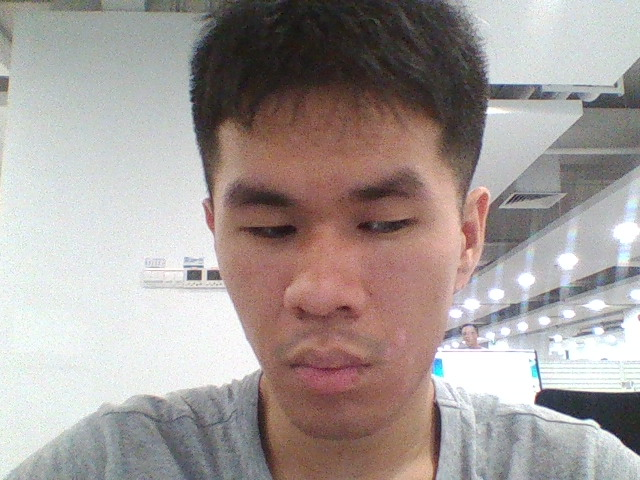
//> input picture media/opencv/brightness/test.jpg, 640 x 480 px
$ ./main   (built with g++ and OpenCV 4)
//> lines starting //> are read from the running program, lines starting //| are printed output that depends on the picture
#include<opencv2/opencv.hpp>
#include<iostream>
using namespace std;
using namespace cv;
#define CV_MINMAX       32

double getAvg(Mat img)
{
 Mat gray;
    cvtColor(img, gray, 7);
 Scalar scalar = mean(gray);
    return scalar.val[0];
}

int main(int a,char**p)
{

	Mat img = imread("test.jpg");
//> img is the input picture: 480 rows x 640 cols, CV_8UC3; mean B, G, R 152.7, 155.4, 164.8
	double b = getAvg(img);
//> in getAvg, `cvtColor(img, gray, 7);`:
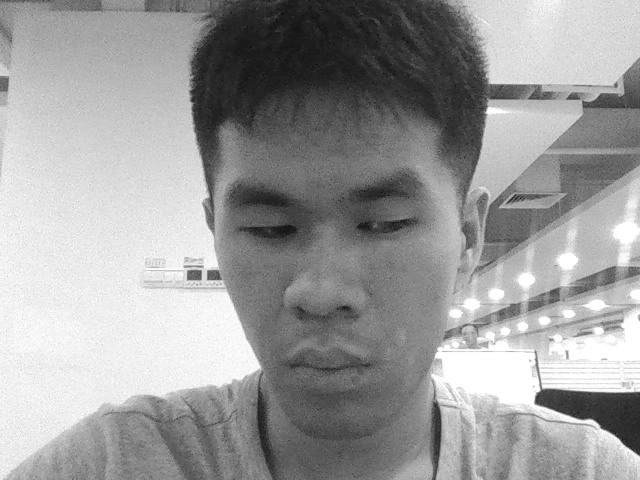
//> gray: 480 rows x 640 cols, CV_8UC1; min 5, max 255, mean 155.6
//> in getAvg, `Scalar scalar = mean(gray);`: scalar = Scalar(155.6)
//> b = 155.6
	printf("brightness: %f\n",b);
//| brightness: 155.647135
	return 0;
}
